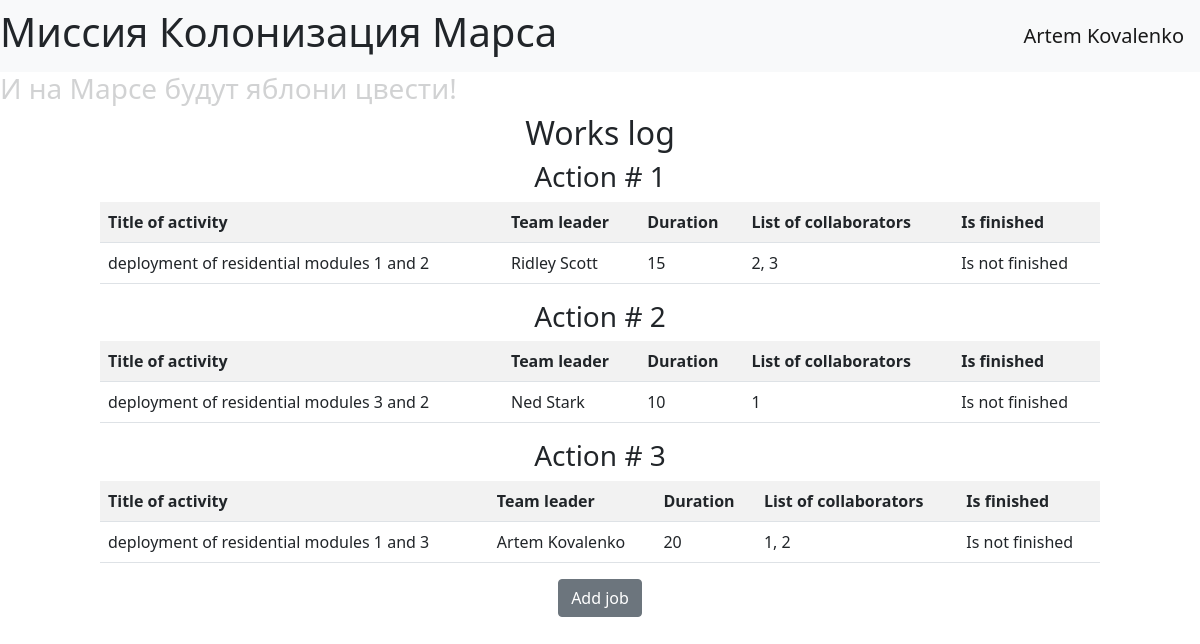
/ (signed in), run on the app's committed database.
### data/users.py (models this page shows, shortened)
class User(SqlAlchemyBase, UserMixin):
    __tablename__ = 'users'
    id = sqlalchemy.Column(sqlalchemy.Integer,
                           primary_key=True, autoincrement=True)
    surname = sqlalchemy.Column(sqlalchemy.String, nullable=True)
    name = sqlalchemy.Column(sqlalchemy.String, nullable=True)
    age = sqlalchemy.Column(sqlalchemy.Integer, nullable=True)
    position = sqlalchemy.Column(sqlalchemy.String, nullable=True)
    speciality = sqlalchemy.Column(sqlalchemy.String, nullable=True)
    address = sqlalchemy.Column(sqlalchemy.String, nullable=True)
    email = sqlalchemy.Column(sqlalchemy.String, index=True, unique=True,
                              nullable=True)
    hashed_password = sqlalchemy.Column(sqlalchemy.String, nullable=True)
    modified_date = sqlalchemy.Column(sqlalchemy.DateTime,
                                      default=datetime.datetime.now)

### data/jobs.py (models this page shows, shortened)
class Jobs(SqlAlchemyBase):
    __tablename__ = 'jobs'
    id = sqlalchemy.Column(sqlalchemy.Integer,
                           primary_key=True, autoincrement=True)
    team_leader = sqlalchemy.Column(sqlalchemy.Integer,
                                    sqlalchemy.ForeignKey("users.id"))
    job = sqlalchemy.Column(sqlalchemy.Text, nullable=True)
    work_size = sqlalchemy.Column(sqlalchemy.Integer, nullable=True)
    collaborators = sqlalchemy.Column(sqlalchemy.Text, nullable=True)
    start_date = sqlalchemy.Column(sqlalchemy.Date, nullable=True,
                                   default=datetime.now())
    end_date = sqlalchemy.Column(sqlalchemy.Date, nullable=True)
    is_finished = sqlalchemy.Column(sqlalchemy.Boolean, nullable=True)
    user = orm.relation('User')

### main.py (the view)
@app.route('/')
def index():
    session = db_session.create_session()
    jobs = list(session.query(Jobs))
    param = {
        "jobs": jobs,
        "title": 'Work log'
    }
    return render_template("work_log.html", **param)

### data/db_session.py (called while the page is built)
def create_session() -> Session:
    global __factory
    return __factory()

### main.py (called while the page is built)
@login_manager.user_loader
def load_user(user_id):
    db_sess = db_session.create_session()
    return db_sess.query(User).get(user_id)

### templates/work_log.html
{% extends "base.html" %}
{% block content %}
<div align="center" style="padding: 0px 100px 0px 100px;">
    <h2>Works log</h2>
    {% for item in jobs %}
    <h3>Action # {{ item.id }}</h3>
    <table class="table table-striped">
        <tr>
            <th>Title of activity</th>
            <th>Team leader</th>
            <th>Duration</th>
            <th>List of collaborators</th>
            <th>Is finished</th>
        </tr>
        <tr>
            <td>{{ item.job }}</td>
            <td>{{ item.user.name }} {{ item.user.surname}}</td>
            <td>{{ item.work_size }}</td>
            <td>{{ item.collaborators }}</td>
            {% if item.is_finished %}
            <td>Is finished</td>
            {% else %}
            <td>Is not finished</td>
            {% endif %}
        </tr>
    </table>
    {% endfor %}
    {% if current_user.is_authenticated %}
    <a href="addjob" class="btn btn-secondary">Add job</a>
    {% endif %}
</div>
{% endblock %}

### templates/base.html (shortened to what this page needs)
<!DOCTYPE html>
<html lang="en">
    <head>
        <link rel="stylesheet" type="text/css" href="/static/css/style.css"/>
        <link rel="stylesheet"
              href="https://cdn.jsdelivr.net/npm/bootstrap@5.0.0-beta1/dist/css/bootstrap.min.css"
>
    </head>
    <header>
        <nav class="navbar navbar-light bg-light">
             <h1 class="main_h">Миссия Колонизация Марса</h1>
            {% if current_user.is_authenticated %}
            <a class="navbar-brand" href="/logout">{{ current_user.name }} {{ current_user.surname }}</a>
            {% else %}
            <p>
                <a class="btn btn-primary " href="/register">Register</a>
                <a class="btn btn-success" href="/login">Log in</a>
            </p>
            {% endif %}
        </nav>
    </header>
    <body>
        <h3 class="second">И на Марсе будут яблони цвести!</h3>
        <div>
            {% block content %}{% endblock %}
        </div>
    </body>
</html>

### static/css/style.css (style rules this page uses)
.main_h { font-size: 32; }
.second { opacity: 0.2; }
h2 { text-align: center; }
table { box-sizing: border-box; }

### data on the page
User: name "Artem", surname "Kovalenko"
Jobs: id "1", job "deployment of residential modules 1 and 2", user.name "Ridley", user.surname "Scott", work_size "15", collaborators "2, 3", is_finished "Is not finished"
Jobs: id "2", job "deployment of residential modules 3 and 2", user.name "Ned", user.surname "Stark", work_size "10", collaborators "1", is_finished "Is not finished"
Jobs: id "3", job "deployment of residential modules 1 and 3", user.name "Artem", user.surname "Kovalenko", work_size "20", collaborators "1, 2", is_finished "Is not finished"
